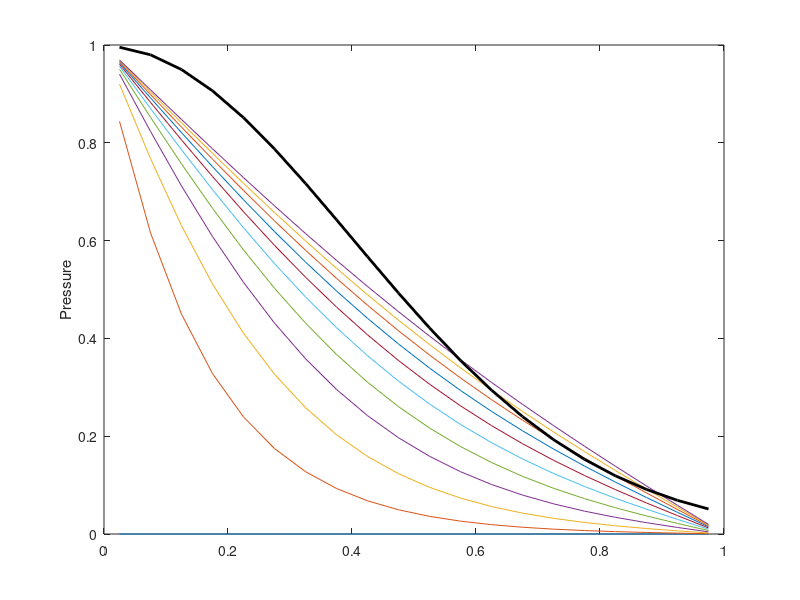

Write MATLAB code to recreate this figure.
clear all

%Slightly compressible Solver
%Solves the discretized form of C dp/dt -d/dx (lambda * dp/dx) = q
%Tanvi Chheda
%9 MAY 2016

%Define parameters, interfaces
%|---X---|---X---|...|---X---|

Dirichelt_BC = 1;
AddWells = 0;

L = 1.0; % Length [m]
N = 20; % # grid cells
Dx = L / N; % grid size
x = linspace(Dx/2,L-Dx/2, N); %Grid centers
xi = linspace(0, L, N + 1); %interfaces

Dt = 0.01; %time step
Sim_time = 0.1;
nt = Sim_time/Dt;
c_eff = 1; %effective compressibility
poro = 0.4; %porosity

pL = 1; pR = 0;
pini = zeros(N,1); %initial pressure
p = zeros(N,nt); 
p(:,1)=pini;
PIw1=10; PIw2=10; pw1=1; pw2=0;

Lambda = zeros(N,1); % constructs vector
Lambda(1:N)=1;
lambda=1+0.3*randn(N,1); %HETEROGENOUS

LambdaH = zeros(N+1,1); % Initialize Lambda Avg., calc. later
LambdaH(2:N) = (2*Lambda(1:N-1).*Lambda(2:N))./(Lambda(1:N-1)+Lambda(2:N));
LambdaH(1) = Lambda(1); LambdaH(N+1) = Lambda(N);


T = zeros (N+1,1); % Transmissibility at interfaces
T(2:N) = LambdaH(2:N)/(Dx^2);
T(1) = 2*LambdaH(1)/(Dx^2); T(N+1)=2*LambdaH(N+1)/(Dx^2);

%% ----------------------------------------------------------------------------

C=zeros(N,N);
q = zeros(N,1); %can add source term later here
A = zeros(N,N);
for i=1:N
    C(i,i)=poro*c_eff/Dt;
end

%T(i)*(p(i)-p(i-1))+T(i+1)*(p(i)-p(i+1))=q(i)
for i=1:N
    if(i>1)
        A(i,i-1) = -T(i);
        A(i,i) = T(i);
    end

    if(i<N)
        A(i,i+1) = -T(i+1);
        A(i,i) = A(i,i)+ T(i+1); 
    end
end

% Boundary Condition
if Dirichelt_BC==1
    i=1;
    A(i,i) = A(i,i)+T(1);
    q(i) = q(i)+T(1)*pL;

    i=N;
    A(i,i) = A(i,i) + T(N+1);
    q(i) = q(i)+T(N+1)*pR;   
end

if AddWells==1
    A(1,1)= A(1,1)+ PIw1*Lambda(1);
    q(1) = q(1)+ PIw1*pw1*Lambda(1);
    A(N,N)= A(N,N)+ PIw2*Lambda(N);
    q(N)= q(N)+PIw2*pw2*Lambda(N);
end


for t = 1:nt
    %Implicit: (C+A)*p(n+1) = q + c*p(n)
    p(:,t+1) = (C+A) \ ( q(:) + C*p(:,t));
    % Explicit: P{n+1} = C/(q + C*P(n)-A*p(n))
    %p(:,t+1) = C\(q(:) + C*p(:,t) - A*p(:,t));
end

%% Plotting

figure; % Create figure

% subplot(4,1,1)
% plot(x,Lambda,'Marker','.','LineStyle','-','color',[0 0 0],'DisplayName','L'); hold on;
% plot(xi,LambdaH,'Marker','*','LineStyle','-','color',[1 0 0],'DisplayName','{\lambda}^H');
% legend show; ylabel('\lambda  and  {\lambda}^H');
% 
% subplot(4,1,2)
% plot(xi,T)
% ylabel('Transmissivity');

subplot(1,1,1)
plot(x,p)
hold on
ylabel('Pressure');

%PLOT VELOCITY
V=zeros(N+1,nt);
for t=1:nt
    for i = 2:N
        V(i,t)=-LambdaH(i)*(p(i,t)-p(i-1,t))/Dx;
    end
    V(1,t)=-2*Lambda(1)*(p(1,t)-pL)/Dx;
    V(N+1,t)=-2*Lambda(N)*(pR-p(N,t))/Dx;
end

% figure;
% plot(xi,V)
% ylim([0,8])
% ylabel('Velocity');
% xlabel('x');

% Analytical soln

l = 1; Kmu=1; phi = 0.4; ceff = 1;
D = Kmu*phi*ceff; f = zeros(N,1); sig = sqrt(2*D*0.2);
for i = 1:N
    h = Dx*i-Dx/2;
    f(i,1) = 1/(sig*sqrt(2*pi))*exp(-h^2/(2*sig^2));
end
plot(x,f,'Color','k','Linewidth',2)
hold off